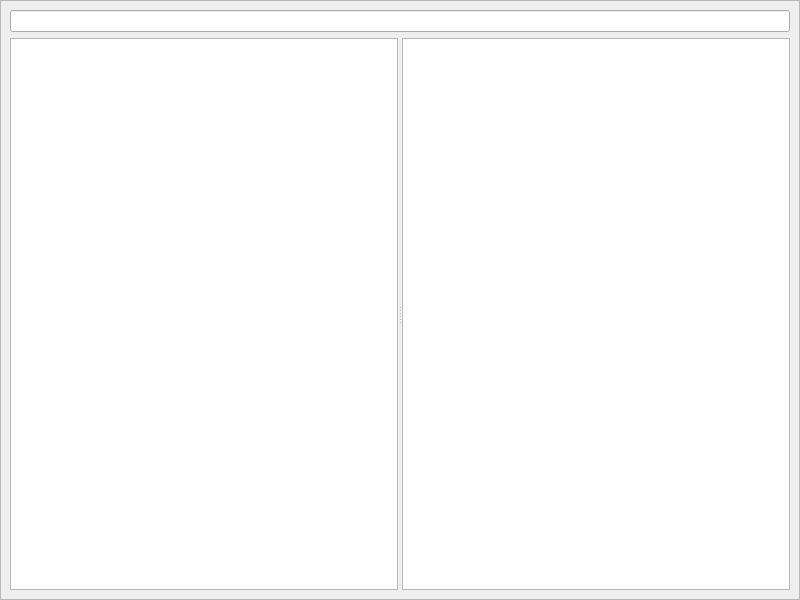
<?xml version="1.0" encoding="UTF-8"?>
<ui version="4.0">
 <class>MainWindow</class>
 <widget class="QMainWindow" name="MainWindow">
  <property name="geometry">
   <rect>
    <x>0</x>
    <y>0</y>
    <width>800</width>
    <height>600</height>
   </rect>
  </property>
  <property name="windowTitle">
   <string>SoundBrowser</string>
  </property>
  <widget class="QWidget" name="centralwidget">
   <layout class="QGridLayout" name="gridLayout">
    <property name="sizeConstraint">
     <enum>QLayout::SetDefaultConstraint</enum>
    </property>
    <property name="leftMargin">
     <number>0</number>
    </property>
    <property name="topMargin">
     <number>0</number>
    </property>
    <property name="rightMargin">
     <number>0</number>
    </property>
    <property name="bottomMargin">
     <number>0</number>
    </property>
    <property name="horizontalSpacing">
     <number>0</number>
    </property>
    <property name="verticalSpacing">
     <number>6</number>
    </property>
    <item row="0" column="0">
     <widget class="QFrame" name="frame">
      <property name="frameShape">
       <enum>QFrame::StyledPanel</enum>
      </property>
      <property name="frameShadow">
       <enum>QFrame::Raised</enum>
      </property>
      <layout class="QGridLayout" name="gridLayout_2">
       <item row="0" column="0">
        <widget class="QLineEdit" name="locationBar"/>
       </item>
       <item row="1" column="0">
        <widget class="QSplitter" name="splitter">
         <property name="orientation">
          <enum>Qt::Horizontal</enum>
         </property>
         <widget class="QTreeView" name="treeView"/>
         <widget class="QTableView" name="tableView"/>
        </widget>
       </item>
      </layout>
     </widget>
    </item>
   </layout>
  </widget>
  <widget class="QMenuBar" name="menubar">
   <property name="geometry">
    <rect>
     <x>0</x>
     <y>0</y>
     <width>800</width>
     <height>24</height>
    </rect>
   </property>
  </widget>
 </widget>
 <resources/>
 <connections/>
</ui>
